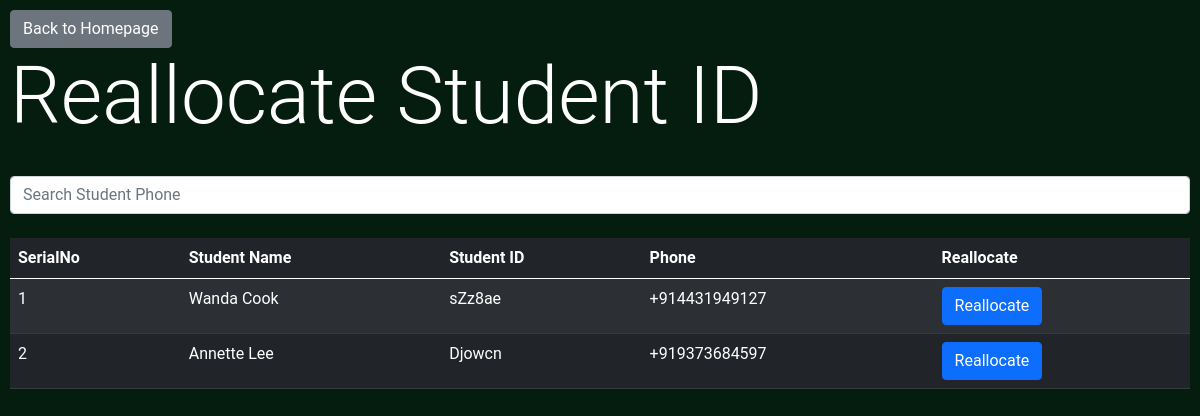
Page /admin/reallocateid (signed in) on the committed database.
### BusManager/models.py (models this page shows, shortened)
class StudentModel(db.Model):
	id = db.Column(db.Integer, primary_key=True)
	name = db.Column(db.String)
	phone = db.Column(db.String)
	student_id = db.Column(db.String)
	home_address = db.Column(db.String)
	university = db.relationship('UniversityModel', secondary=university_association, backref=db.backref('students', lazy='dynamic'))
	is_paid = db.Column(db.Boolean)
	utc_last_paid = db.Column(db.DateTime) #UTCTime of Payment.
	location = db.relationship('LocationModel', secondary=student_location_association, backref=db.backref('students', lazy='dynamic'))
	journeys = db.relationship('JourneyModel', backref='student')
	created_on = db.Column(db.DateTime, default=datetime.utcnow)
	phone_verified = db.Column(db.Boolean)

### BusManager/admin/routes.py (the view, shortened to what this page needs)
@admin.route('/reallocateid', methods=['GET', 'POST'])
@login_required
def reallocate_student_id():
	lapsed_students = [l.get_student for l in LapsedStudents.query.all()]
	return render_template('reallocate.html', title='Reallocate Student ID', lapsed_students=lapsed_students)

### BusManager/models.py (called while the page is built)
@login_manager.user_loader
def load_user(user_id):
    return AdminUser.query.get(int(user_id))

	@property
	def get_student(self):
		student = StudentModel.query.filter_by(id=self.sid).first()
		return student

### BusManager/templates/reallocate.html (shortened to what this page needs)
{% extends 'bs_layout.html' %}
{% block content %}
<a class="btn btn-secondary" href="{{url_for('admin.admin_home')}}">Back to Homepage</a>
<h1 class='display-1'>Reallocate Student ID</h1>
<br>
<input type="text" id="searchbar" class="form-control" placeholder="Search Student Phone" onkeyup="tableFilterer(3)"><br>
<table class="table table-striped table-dark" id="tbl">
  <thead>
    <tr>
    <th scope="col">SerialNo</th>
      <th scope="col">Student Name</th>
	  <th scope="col">Student ID</th>
      <th scope="col">Phone</th>
	  <th scope="col">Reallocate</th>
    </tr>
  </thead>
  <tbody id='tbdy'>
    {% for e in lapsed_students %}
       <tr data-id="{{e['driver'.id]}}">
       <td>{{loop.index}}</td>
        <td>{{e.name}}</td>
        <td>{{e.student_id}}</td>
        <td class='phn'>{{e.phone}}</td>
        <td><button class="btn btn-primary" onclick=Reallocate({{e.id}})>Reallocate</button></td>
      </tr>
    {% endfor %}
  </tbody>
</table>
{% endblock content %}

### BusManager/static/main.css (style rules this page uses)
body { background-color: rgb(4, 29, 15); color: white; padding: 10px; font-family: 'Roboto', sans-serif; }

### rows in the picture
StudentModel: name "Wanda Cook", student_id "sZz8ae", phone "+914431949127"
StudentModel: name "Annette Lee", student_id "Djowcn", phone "+919373684597"
